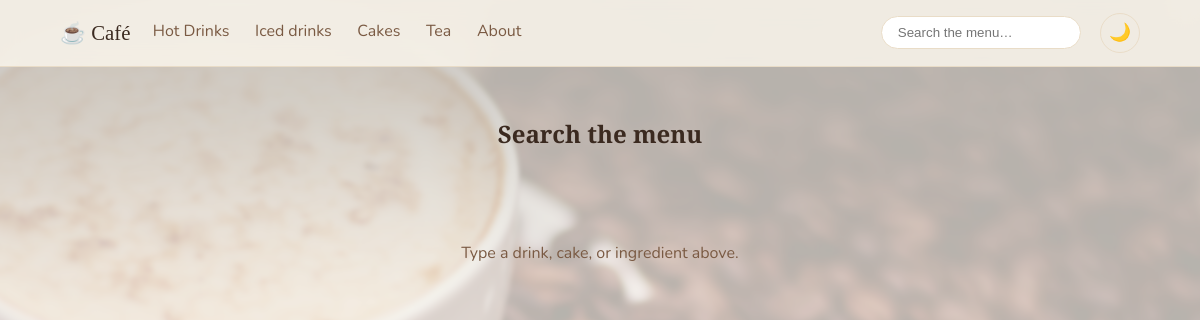
The app's page /search/ with its own data.
### coffee/models.py (models this page shows, shortened)
class Category(models.Model):
    name = models.CharField(max_length=60)
    slug = models.SlugField(unique=True)
    description = models.CharField(max_length=140, blank=True)
    image = models.ImageField(upload_to="categories/")
    order = models.PositiveIntegerField(default=0)
    class Meta:
        ordering = ["order"]
        verbose_name_plural = "categories"
    def get_absolute_url(self):
        return reverse("category_detail", args=[self.slug])

### coffee/views.py (the view)
# urls.py: path("search/", views.search, name="search"),
def search(request):
    query = request.GET.get("q", "").strip()
    products = Product.objects.none()
    if query:
        products = Product.objects.filter(
            Q(name__icontains=query) |
            Q(ingredients__icontains=query) |
            Q(category__name__icontains=query)
        ).select_related("category").order_by("-available", "name")
    return render(request, "coffee/search.html", {"products": products, "query": query})

### coffee/context_processors.py (called while the page is built)
def nav_categories(request):
    return {"nav_categories": Category.objects.all()}

### coffee/templates/coffee/search.html (shortened to what this page needs)
{% extends "coffee/base.html" %}
{% block content %}
<header class="page-header">
  <h2>{% if query %}Results for "{{ query }}"{% else %}Search the menu{% endif %}</h2>
</header>
<div class="grid products">
  {% for p in products %}
  {% include "coffee/_product_card.html" with show_category=True %}
  {% empty %}
  <p class="empty">{% if query %}Nothing found. Try another word, like "milk" or "mint".{% else %}Type a drink, cake, or ingredient above.{% endif %}</p>
  {% endfor %}
</div>
{% endblock %}

### coffee/templates/coffee/base.html (shortened to what this page needs)
{% load static %}
<!DOCTYPE html>
<html lang="en">
<head>
  <link rel="stylesheet" href="{% static 'css/style.css' %}">
</head>
<body>
  {% if request.resolver_match.url_name != "welcome" %}
  <nav class="navbar">
    <a class="brand" href="{% url 'welcome' %}">☕ Café</a>
    <div class="nav-links">
      {% for c in nav_categories %}
      <a href="{% url 'category_detail' c.slug %}"
         class="{% if request.path == c.get_absolute_url %}active{% endif %}">{{ c.name }}</a>
      {% endfor %}
      <a href="{% url 'about' %}" class="{% if request.resolver_match.url_name == 'about' %}active{% endif %}">About</a>
    </div>
    <form class="search" action="{% url 'search' %}" method="get">
      <input type="search" name="q" placeholder="Search the menu…" value="{{ query|default:'' }}">
    </form>
    <button id="theme-toggle" aria-label="Toggle evening mode">🌙</button>
  </nav>
  {% else %}
  <button id="theme-toggle" class="floating" aria-label="Toggle evening mode">🌙</button>
  {% endif %}
  {% block content %}{% endblock %}
</body>
</html>

### coffee/static/css/style.css (style rules this page uses)
:root { --cream: #faf5ec; --latte: #e9dcc7; --espresso: #3b2a20; --mocha: #7a5a43; --sage: #8a9a7b; --card: #ffffff; }
body { transition: background .4s, color .4s; }
.navbar { position: sticky; top: 0; z-index: 100; display: flex; align-items: center; gap: 1.2rem; padding: .8rem 5%; background: color-mix(in srgb, var(--cream) 85%, transparent); backdrop-filter: blur(10px); border-bottom: 1px solid var(--latte); }
.brand { font-family: "Playfair Display", serif; font-size: 1.3rem; }
.nav-links { display: flex; gap: 1.2rem; flex: 1; overflow-x: auto; white-space: nowrap; }
.nav-links a { padding: .3rem .2rem; border-bottom: 2px solid transparent; color: var(--mocha); }
.search input { padding: .5rem 1rem; border-radius: 999px; border: 1px solid var(--latte); background: var(--card); color: var(--espresso); width: 200px; transition: width .3s, box-shadow .3s; }
#theme-toggle { background: none; border: 1px solid var(--latte); border-radius: 50%; width: 40px; height: 40px; cursor: pointer; font-size: 1.1rem; }
.empty { grid-column: 1 / -1; text-align: center; color: var(--mocha); padding: 3rem 0; }
* { box-sizing: border-box; margin: 0; padding: 0; }
body { font-family: "Nunito", sans-serif; background: var(--cream); color: var(--espresso); line-height: 1.6; }
h1, h2, h3 { font-family: "Playfair Display", serif; }
a { text-decoration: none; color: inherit; }
.page-header { text-align: center; padding: 3rem 1rem 1.5rem; }
.grid { display: grid; gap: 1.8rem; padding: 1rem 8% 4rem; grid-template-columns: repeat(auto-fit, minmax(260px, 1fr)); }
body::before { content: ""; position: fixed; inset: -20px; z-index: -1; background: url("../img/hero.jpg") center / cover no-repeat; filter: blur(2px) saturate(.9); opacity: .30; transition: opacity .4s; }
.grid.products { grid-template-columns: repeat(4, 1fr); }

### records on screen
Category: name "Hot Drinks"
Category: name "Iced drinks"
Category: name "Cakes"
Category: name "Tea"
